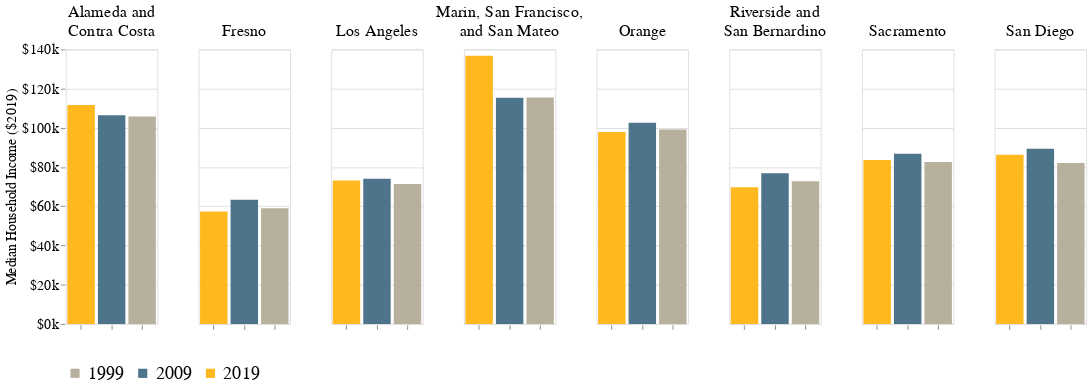

Notebook source saved alongside this figure:
### Code cell
alt.Chart(fig1).mark_bar().encode(
    alt.X('variable',title=" ",sort="-y",axis=alt.Axis(labels=False)),
    alt.Y('value:Q',title="Median Household Income ($2019)",axis=alt.Axis(format='$~s')),
    color=alt.Color('variable',title="",scale=alt.Scale(domain=[
                        "1999","2009","2019"],range=["#B7B09D","#4E748B","#FFB81D"])),column=alt.Column('county',title="",spacing=43, header=alt.Header(labelFontSize=18,labelFont="Georgia"))).configure_legend(orient="bottom",labelLimit= 0,titleLimit=0,titleFontSize=18,
labelFontSize=20,labelFont="Georgia",titleFont="Georgia").configure_axis(domain=False,labelFont='Georgia',titleFont='Georgia',titleFontWeight="normal",labelFontSize=15,titleFontSize=15).properties(
    width=100
)

### Figure 1 — Vega-Lite specification as saved in the notebook (floating-point values rounded to 4 significant figures)
{"config": {"view": {"continuousWidth": 400, "continuousHeight": 300}, "axis": {"domain": false, "labelFont": "Georgia", "labelFontSize": 15, "titleFont": "Georgia", "titleFontSize": 15, "titleFontWeight": "normal"}, "legend": {"labelFont": "Georgia", "labelFontSize": 20, "labelLimit": 0, "orient": "bottom", "titleFont": "Georgia", "titleFontSize": 18, "titleLimit": 0}}, "data": {"name": "data-3c29392871b0f88b9856cfb55b801db8"}, "mark": "bar", "encoding": {"color": {"field": "variable", "scale": {"domain": ["1999", "2009", "2019"], "range": ["#B7B09D", "#4E748B", "#FFB81D"]}, "title": "", "type": "nominal"}, "column": {"field": "county", "header": {"labelFont": "Georgia", "labelFontSize": 18}, "spacing": 43, "title": "", "type": "nominal"}, "x": {"axis": {"labels": false}, "field": "variable", "sort": "-y", "title": " ", "type": "nominal"}, "y": {"axis": {"format": "$~s"}, "field": "value", "title": "Median Household Income ($2019)", "type": "quantitative"}}, "width": 100, "$schema": "https://vega.github.io/schema/vega-lite/v4.17.0.json", "datasets": {"data-3c29392871b0f88b9856cfb55b801db8": [{"county": ["Marin, San Francisco,", "and San Mateo"], "variable": "1999", "value": 115461}, {"county": ["Alameda and", "Contra Costa"], "variable": "1999", "value": 105765}, {"county": ["Orange"], "variable": "1999", "value": 99178}, {"county": ["San Diego"], "variable": "1999", "value": 82027}, {"county": ["Sacramento"], "variable": "1999", "value": 82575}, {"county": ["Los Angeles"], "variable": "1999", "value": 71304}, {"county": ["Riverside and", "San Bernardino"], "variable": "1999", "value": 72759}, {"county": ["Fresno"], "variable": "1999", "value": 59028}, {"county": ["Marin, San Francisco,", "and San Mateo"], "variable": "2009", "value": 115386}, {"county": ["Alameda and", "Contra Costa"], "variable": "2009", "value": 106446}, {"county": ["Orange"], "variable": "2009", "value": 102631}, {"county": ["San Diego"], "variable": "2009", "value": 89281}, {"county": ["Sacramento"], "variable": "2009", "value": 86778}, {"county": ["Los Angeles"], "variable": "2009", "value": 74023}, {"county": ["Riverside and", "San Bernardino"], "variable": "2009", "value": 76884}, {"county": ["Fresno"], "variable": "2009", "value": 63295}, {"county": ["Marin, San Francisco,", "and San Mateo"], "variable": "2019", "value": 136800}, {"county": ["Alameda and", "Contra Costa"], "variable": "2019", "value": 111700}, {"county": ["Orange"], "variable": "2019", "value": 97900}, {"county": ["San Diego"], "variable": "2019", "value": 86300}, {"county": ["Sacramento"], "variable": "2019", "value": 83600}, {"county": ["Los Angeles"], "variable": "2019", "value": 73100}, {"county": ["Riverside and", "San Bernardino"], "variable": "2019", "value": 69700}, {"county": ["Fresno"], "variable": "2019", "value": 57300}]}}
